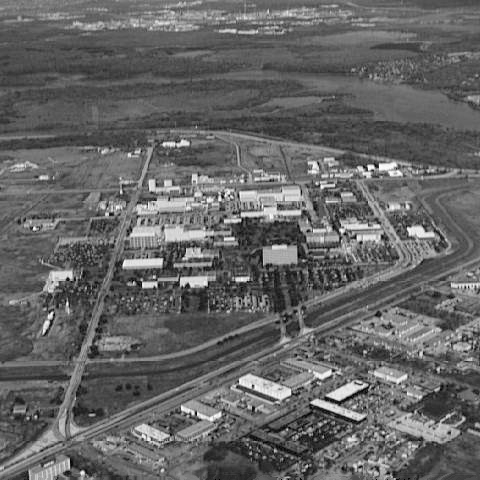
#> input picture HW3_1/aerial_view.tif, 480 x 480 px
$ python q1.py
#> lines starting #> are read from the running program, lines starting #| are printed output that depends on the picture
import cv2
import numpy as np
import matplotlib.pyplot as plt

# 1. 讀取影像 (灰階)
image = cv2.imread("aerial_view.tif", cv2.IMREAD_GRAYSCALE)
#> image is the input picture: shape (480, 480); min 0, max 254, mean 101.2

# 2. 計算直方圖
hist = cv2.calcHist([image], [0], None, [256], [0, 256])
#> hist = 256 values, max 3749 at index 83, min 0 at index 1, mean 900
hist_normalized = hist / hist.sum()
#> hist_normalized = 256 values, max 0.0163 at index 83, min 0 at index 1, mean 0.00391

# 3. 同一張 figure 顯示原圖 & 直方圖
plt.figure(figsize=(10,4))

# 原始影像
plt.subplot(1,2,1)
plt.imshow(image, cmap="gray")
plt.title("Original Image")
plt.axis("off")

# 直方圖
plt.subplot(1,2,2)
plt.bar(range(256), hist_normalized.flatten(), width=1.0, color='black')
plt.title("Normalized Histogram")
plt.xlabel("Pixel Intensity (0~255)")
plt.ylabel("Probability")

plt.tight_layout()
plt.show()
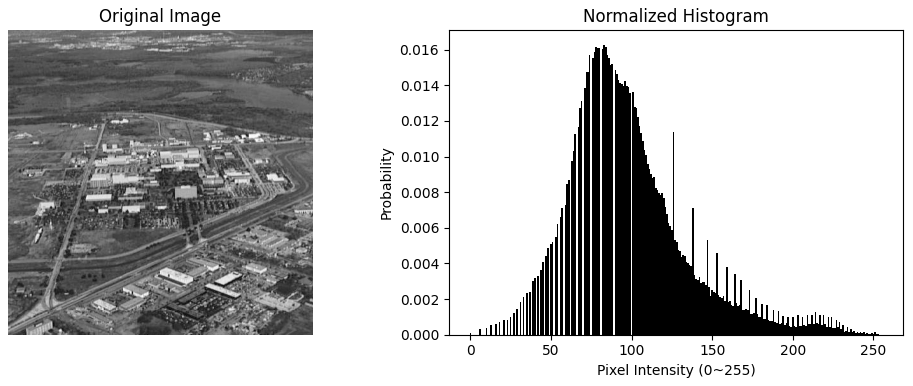
#> figure drawn by matplotlib, 2 panels; panel 2: tallest bar 0.0163 high, from x = 82.5 to 83.5
